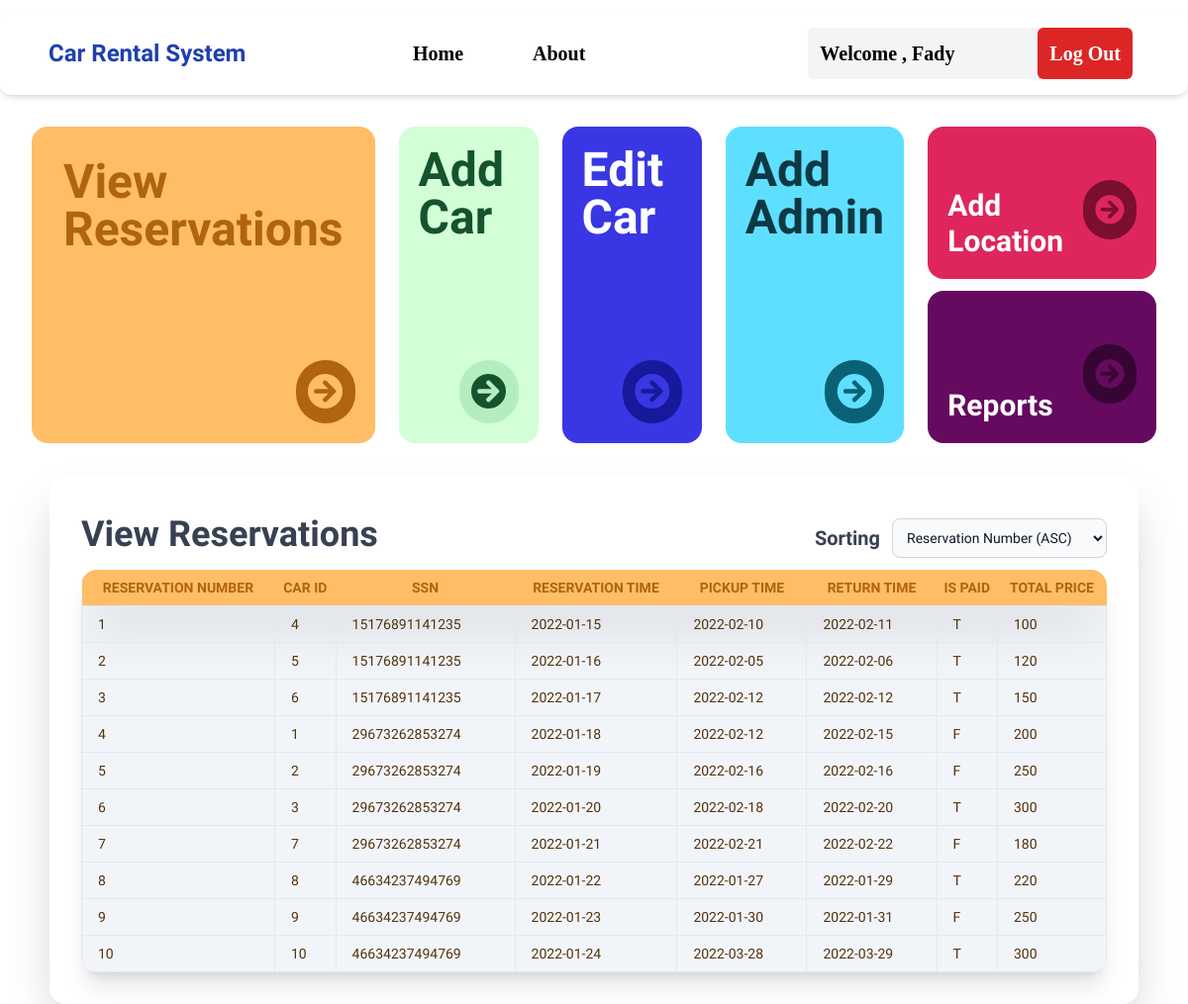
Page /admindashboard.php (signed in) on the committed database.
### tables this page shows
CREATE TABLE reservation
(
    car_id             INT,
    ssn                VARCHAR(14),
    reservation_number INT        PRIMARY KEY  AUTO_INCREMENT,
    reservation_time   DATE       NOT NULL,
    pickup_time        DATE       NOT NULL,
    return_time        DATE       NOT NULL,
    is_paid            CHAR(1)    NOT NULL,
    total_price        INT        NOT NULL,
    FOREIGN KEY (car_id) REFERENCES car (car_id) ON DELETE CASCADE,
    FOREIGN KEY (ssn) REFERENCES `user` (ssn) ON DELETE CASCADE
);

### admindashboard.php (the view, shortened to what this page needs)
<?php
include './backend/db_connection.php';
?>
<!doctype html>
<html>
<head>
    <script src="https://cdn.tailwindcss.com"></script>
    <link rel="stylesheet" href="https://cdnjs.cloudflare.com/ajax/libs/font-awesome/4.7.0/css/font-awesome.min.css">
    <link href="https://fonts.cdnfonts.com/css/uber-move-text" rel="stylesheet">
    <link href="https://fonts.cdnfonts.com/css/mona-sans" rel="stylesheet">
    <link rel="stylesheet" href="https://cdnjs.cloudflare.com/ajax/libs/font-awesome/5.15.3/css/all.min.css" />
    <link rel="stylesheet" href="css/style.css">
</head>
<header>
    <div class="font-['Mona_Sans'] flex p-4 mt-3 mb-5 items-center shadow-md rounded-xl">
        <div class="flex-auto w-44 ">
            <a href="#" title="" class="flex justify-start">
                <a href="admindashboard.php" title="" class="font-['Sora'] inline-flex px-8 text-2xl font-extrabold text-blue-800 transition-all duration-200 hover:text-blue-900 focus:text-blue-600 border border-transparent rounded-md items-center hover:bg-slate-100 focus:bg-slate-100"> Car Rental System </a>
            </a>
        </div>
        <div class="flex-auto ">
            <a href="admindashboard.php" title="" class="inline-flex px-8 text-xl font-bold text-black transition-all duration-200 hover:text-blue-900 focus:text-blue-600 border border-transparent rounded-md items-center hover:bg-slate-100 focus:bg-slate-100"> Home </a>
            <a href="About.php" title="" class="inline-flex px-8 text-xl font-bold text-black transition-all duration-200 hover:text-blue-900 focus:text-blue-600 border border-transparent rounded-md items-center hover:bg-slate-100 focus:bg-slate-100"> About </a>
        </div>
        <div class="flex-auto mr-10 text-right bg-gray-100 rounded-md">
        <?php
        $user = $_SESSION['user'];
        $user_fname = $user['fname'];
        ?>
<div class="flex flex-row ">
        <div class="flex-auto w-10  text-left text-xl bg-gray-100 rounded-md p-3 font-bold ">
        <p>Welcome , <?php echo $user_fname; ?></p>
        </div>
        <a class="flex text-xl bg-red-600 text-white rounded-md p-3 font-bold" href="logout.php">Log Out</a>
        </div>
        </div>
    </div>
</header>
<body>
<div class="flex flex-row m-5">
<div style="cursor: pointer;" onclick="showViewReservationsDiv()" class="flex hover:scale-110 ease-in duration-150    bg-[#ffbd66] w-1/3 h-80 rounded-2xl m-3 relative">
    <a  class="font-['Josefin_Sans'] text-[#b0640e] p-8 text-5xl font-bold " > View Reservations</a>
    <i class="fa fa-arrow-circle-right absolute bottom-5 right-5 text-[#ffbd66] text-4xl bg-[#b0640e] rounded-full p-3" aria-hidden="true"></i>
  </div>
  <div style="cursor: pointer;" onclick="showAddCarDiv()" class="flex hover:scale-110 ease-in duration-150 bg-[#d2ffd5] w-1/3 h-80 rounded-2xl m-3 relative">
    <a class="font-['Josefin_Sans'] text-green-900 p-5 text-5xl font-bold "> Add Car</a>
    <i class="fa fa-arrow-circle-right absolute bottom-5 right-5 text-green-900 text-4xl bg-[#b4eec0] rounded-full p-3" aria-hidden="true"></i>
  </div>
  <div style="cursor: pointer;" onclick="showEditCarDiv()" class="flex  hover:scale-110 ease-in duration-150   bg-[#3837e3] w-1/3 h-80 rounded-2xl m-3 relative">
    <a class="font-['Josefin_Sans'] text-white p-5 text-5xl font-bold "> Edit Car</a>
    <i class="fa fa-arrow-circle-right absolute bottom-5 right-5 text-[#3837e3] text-4xl bg-[#18189b] rounded-full p-3" aria-hidden="true"></i>
  </div>
  <div style="cursor: pointer;" onclick="showAddAdminDiv()" class="flex  hover:scale-110 ease-in duration-150   bg-[#5fdfff] w-1/3 h-80 rounded-2xl m-3 relative">
    <a class="font-['Josefin_Sans'] text-[#0d3944] p-5 text-5xl font-bold " > Add Admin</a>
    <i class="fa fa-arrow-circle-right absolute bottom-5 right-5 text-[#5fdfff] text-4xl bg-[#0a6176] rounded-full p-3" aria-hidden="true"></i>
  </div>
  <div class="flex flex-col m-3">
  <div style="cursor: pointer; position: relative;" onclick="showaddLocationAndBranchDiv()" class="hover:scale-110 ease-in duration-150 h-1/2 bg-[#de265d] rounded-2xl mb-3 relative flex justify-between items-end">
    <a class="font-['Josefin_Sans'] text-white p-5 text-3xl font-bold">Add Location</a>
    <i class="fa fa-arrow-circle-right text-[#de265d] text-3xl bg-[#7a0f2f] rounded-full p-3 mb-10 mr-5" aria-hidden="true" ></i>
</div>
<div style="cursor: pointer; position: relative;" onclick="showReportsDiv()" class="hover:scale-110 ease-in duration-150 h-1/2 bg-[#650a5f] rounded-2xl relative flex justify-between items-end">
    <a class="font-['Josefin_Sans'] text-white p-5 text-3xl font-bold">Reports</a>
    <i class="fa fa-arrow-circle-right text-[#650a5f] text-3xl bg-[#360533] rounded-full p-3 mb-10 mr-5" aria-hidden="true" ></i>
</div>
  </div>
</div>
<div id="ReservationsDiv" class=" rounded-2xl shadow-2xl bg-white p-8 w-11/12 mx-auto">
<div class="flex items-center">
  <div class="mr-4">
    <h2 class="block mt-2 font-bold font-['Sora'] mb-4 text-4xl text-gray-700">View Reservations</h2>
  </div>
  <div class="ml-auto">
    <h2 class="block font-bold font-['Sora']  text-xl mr-3 text-gray-700">Sorting</h2>
  </div>
  <div>
    <select id="sortSelect" onchange="sortTable()" class="bg-gray-50 border border-gray-300 text-gray-900 text-sm rounded-lg focus:ring-blue-500 focus:border-blue-500 block p-2.5 dark:bg-gray-700 dark:border-gray-600 dark:placeholder-gray-400 dark:text-white dark:focus:ring-blue-500 dark:focus:border-blue-500">
      <option value="reservation_number ASC">Reservation Number (ASC)</option>
    </select>
  </div>
</div>
  <div class="overflow-x-auto rounded-2xl shadow-xl">
    <table class="table-auto text-[#53320c] w-full uppercase bg-slate-100 rounded-2xl shadow-lg text-sm">
      <thead class="bg-[#ffbd66] text-[#b0640e] text-md h-15  shadow-2xl ">
        <tr>
          <th class=" py-2">Reservation Number</th>
          <th class=" py-2">Car ID</th>
          <th class=" py-2">SSN</th>
          <th class=" py-2">Reservation Time</th>
          <th class=" py-2">Pickup Time</th>
          <th class=" py-2">Return Time</th>
          <th class=" py-2">Is Paid</th>
          <th class=" py-2">Total Price</th>
        </tr>
      </thead>
      <tbody id="reservationTableBody">
        <?php
        $sortColumn = "reservation_number";
        $sortOrder = "ASC";
        $sql = "SELECT * FROM reservation ORDER BY $sortColumn $sortOrder";
        $result = $conn->query($sql);
        if ($result->num_rows > 0) {
          while ($row = $result->fetch_assoc()) {
              echo "<tr>";
              echo "<td class='border px-4 py-2'>" . $row["reservation_number"] . "</td>";
              echo "<td class='border px-4 py-2'>" . $row["car_id"] . "</td>";
              echo "<td class='border px-4 py-2'>" . $row["ssn"] . "</td>";
              echo "<td class='border px-4 py-2'>" . $row["reservation_time"] . "</td>";
              echo "<td class='border px-4 py-2'>" . $row["pickup_time"] . "</td>";
              echo "<td class='border px-4 py-2'>" . $row["return_time"] . "</td>";
              echo "<td class='border px-4 py-2'>" . $row["is_paid"] . "</td>";
              echo "<td class='border px-4 py-2'>" . $row["total_price"] . "</td>";
              echo "</tr>";
          }
        } else {
          echo "<tr><td colspan='8' class='text-center py-4'>No reservations found.</td></tr>";
        }
        ?>
      </tbody>
    </table>
  </div>
</div>
</body>

### css/style.css (style rules this page uses)
body { font-family: "Sora", serif; }

### rows in the picture
reservation: reservation_number "1", car "4", ssn "15176891141235", reservation_time "2022-01-15", pickup_time "2022-02-10", return_time "2022-02-11", is_paid "T", total_price "100"
reservation: reservation_number "2", car "5", ssn "15176891141235", reservation_time "2022-01-16", pickup_time "2022-02-05", return_time "2022-02-06", is_paid "T", total_price "120"
reservation: reservation_number "3", car "6", ssn "15176891141235", reservation_time "2022-01-17", pickup_time "2022-02-12", return_time "2022-02-12", is_paid "T", total_price "150"
reservation: reservation_number "4", car "1", ssn "29673262853274", reservation_time "2022-01-18", pickup_time "2022-02-12", return_time "2022-02-15", is_paid "F", total_price "200"
reservation: reservation_number "5", car "2", ssn "29673262853274", reservation_time "2022-01-19", pickup_time "2022-02-16", return_time "2022-02-16", is_paid "F", total_price "250"
reservation: reservation_number "6", car "3", ssn "29673262853274", reservation_time "2022-01-20", pickup_time "2022-02-18", return_time "2022-02-20", is_paid "T", total_price "300"
reservation: reservation_number "7", car "7", ssn "29673262853274", reservation_time "2022-01-21", pickup_time "2022-02-21", return_time "2022-02-22", is_paid "F", total_price "180"
reservation: reservation_number "8", car "8", ssn "46634237494769", reservation_time "2022-01-22", pickup_time "2022-01-27", return_time "2022-01-29", is_paid "T", total_price "220"
reservation: reservation_number "9", car "9", ssn "46634237494769", reservation_time "2022-01-23", pickup_time "2022-01-30", return_time "2022-01-31", is_paid "F", total_price "250"
reservation: reservation_number "10", car "10", ssn "46634237494769", reservation_time "2022-01-24", pickup_time "2022-03-28", return_time "2022-03-29", is_paid "T", total_price "300"

### other values in the picture
$user_fname "Fady"
